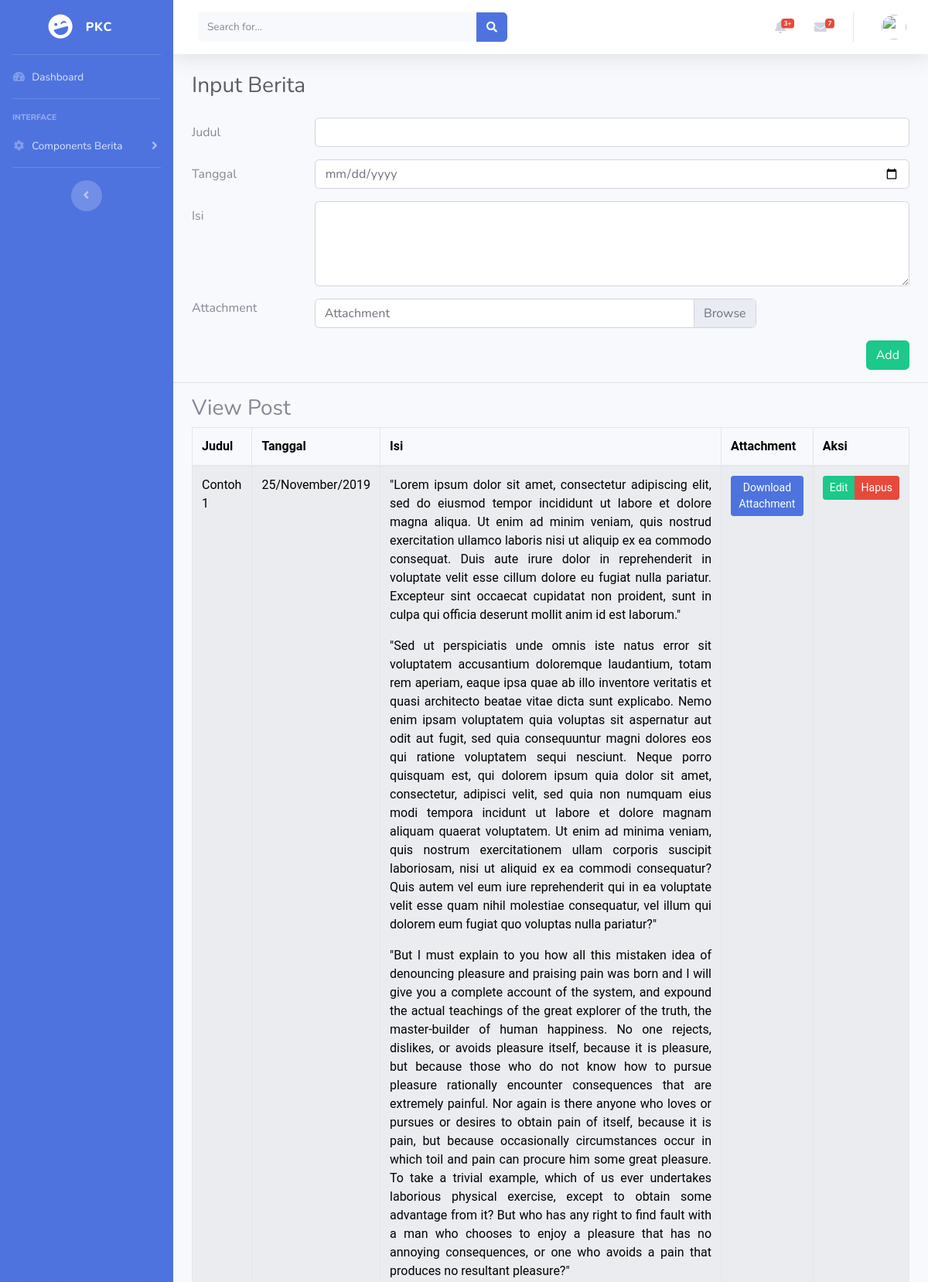
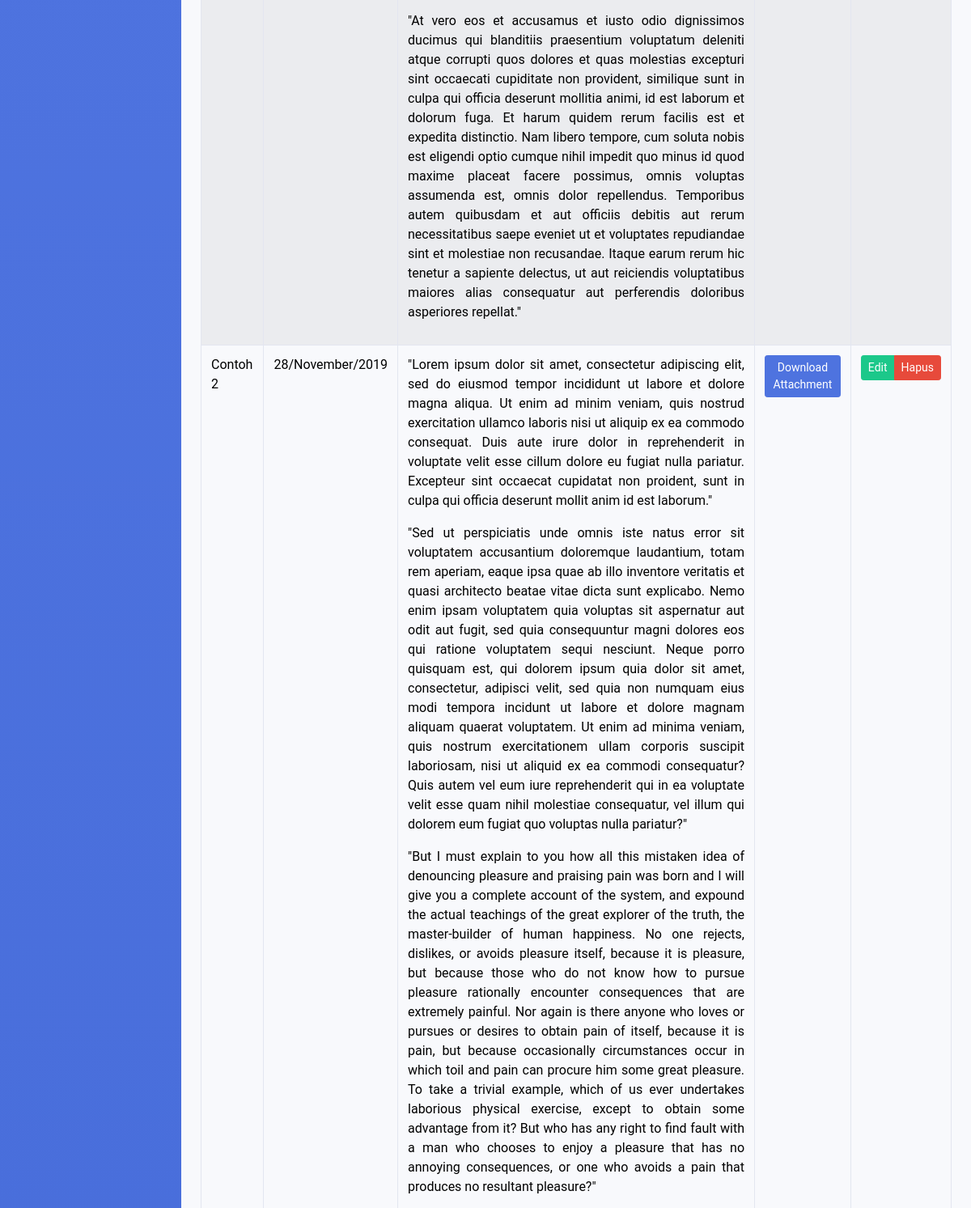
The app's page /index.php/user/post (upper part) with its own data (2 pictures, top to bottom).
### tables this page shows
CREATE TABLE `berita` (
  `id` int(11) NOT NULL,
  `judul` varchar(255) NOT NULL,
  `tanggal` date NOT NULL,
  `isi` text NOT NULL,
  `gambar` varchar(255) NOT NULL
);

### application/controllers/User.php (called while the page is built, shortened)
<?php
class User extends CI_Controller {
  public function __construct(){
    $this->load->library('form_validation');
    $this->load->model('User_model');
  }
  public function post(){
    $data['user'] = $this->db->get_where('user',['email' => $this->session->userdata('email')])->row_array();
    $data['berita'] = $this->User_model->getDataPost();
    $this->load->view('admin/post',$data);
  }
  }

### index.php (called while the page is built, shortened)
<?php
require_once BASEPATH.'core/CodeIgniter.php';

### application/models/User_model.php (called while the page is built, shortened)
<?php
class User_model extends CI_Model {
  public function getDataPost(){
    $this->db->select('lo.id,lo.judul,lo.tanggal,lo.isi,lo.gambar');
    $this->db->from('berita lo');
    $this->db->group_by('id');
    return $this->db->get()->result_array();
  }
}

### application/views/admin/post.php (the view, shortened to what this page needs)
<!DOCTYPE html>
<html lang="en">
<head>
  <link href="<?= base_url();?>assets/vendor/fontawesome-free/css/all.min.css" rel="stylesheet" type="text/css">
  <link href="<?= base_url();?>assets/css/sb-admin-2.min.css" rel="stylesheet">
</head>
<body id="page-top">
  <div id="wrapper">
    <ul class="navbar-nav bg-gradient-primary sidebar sidebar-dark accordion" id="accordionSidebar">
      <a class="sidebar-brand d-flex align-items-center justify-content-center" href="index.html">
        <div class="sidebar-brand-icon rotate-n-15">
          <i class="fas fa-laugh-wink"></i>
        </div>
        <div class="sidebar-brand-text mx-3">PKC</div>
      </a>
      <hr class="sidebar-divider my-0">
      <li class="nav-item">
        <a class="nav-link" href="index.html">
          <i class="fas fa-fw fa-tachometer-alt"></i>
          <span>Dashboard</span></a>
      </li>
      <hr class="sidebar-divider">
      <div class="sidebar-heading">
        Interface
      </div>
      <li class="nav-item">
        <a class="nav-link collapsed" href="#" data-toggle="collapse" data-target="#collapseTwo" aria-expanded="true" aria-controls="collapseTwo">
          <i class="fas fa-fw fa-cog"></i>
          <span>Components Berita</span>
        </a>
      </li>
      <hr class="sidebar-divider">
      <div class="text-center d-none d-md-inline">
        <button class="rounded-circle border-0" id="sidebarToggle"></button>
      </div>
    </ul>
    <div id="content-wrapper" class="d-flex flex-column">
      <div id="content">
        <nav class="navbar navbar-expand navbar-light bg-white topbar mb-4 static-top shadow">
          <form class="d-none d-sm-inline-block form-inline mr-auto ml-md-3 my-2 my-md-0 mw-100 navbar-search">
            <div class="input-group">
              <input type="text" class="form-control bg-light border-0 small" placeholder="Search for..." aria-label="Search" aria-describedby="basic-addon2">
              <div class="input-group-append">
                <button class="btn btn-primary" type="button">
                  <i class="fas fa-search fa-sm"></i>
                </button>
              </div>
            </div>
          </form>
          <ul class="navbar-nav ml-auto">
            <li class="nav-item dropdown no-arrow mx-1">
              <a class="nav-link dropdown-toggle" href="#" id="alertsDropdown" role="button" data-toggle="dropdown" aria-haspopup="true" aria-expanded="false">
                <i class="fas fa-bell fa-fw"></i>
                <span class="badge badge-danger badge-counter">3+</span>
              </a>
            </li>
            <li class="nav-item dropdown no-arrow mx-1">
              <a class="nav-link dropdown-toggle" href="#" id="messagesDropdown" role="button" data-toggle="dropdown" aria-haspopup="true" aria-expanded="false">
                <i class="fas fa-envelope fa-fw"></i>
                <span class="badge badge-danger badge-counter">7</span>
              </a>
            </li>
            <li class="nav-item dropdown no-arrow">
              <a class="nav-link dropdown-toggle" href="#" id="userDropdown" role="button" data-toggle="dropdown" aria-haspopup="true" aria-expanded="false">
                <img class="img-profile rounded-circle" src="https://source.unsplash.com/QAB-WJcbgJk/60x60">
              </a>
            </li>
          </ul>
        </nav>
        <div class="container-fluid">
          <h1 class="h3 mb-4 text-gray-800">Input Berita</h1>
          <?= form_open_multipart('user/tambahPost'); ?>
                <div class="form-group row">
                    <label for="judul" class="col-sm-2 col-form-label">Judul</label>
                    <div class="col-sm-10">
                      <input type="text" class="form-control" id="judul" name="judul">
                    </div>
              </div>
                <div class="form-group row">
                <label for="tanggal" class="col-sm-2 col-form-label">Tanggal</label>
                <div class="col-sm-10">
                  <input type="date" class="form-control" id="tanggal" name="tanggal" >
                </div>
            </div>
            <div class="form-group row">
                <label for="isi" class="col-sm-2 col-form-label">Isi</label>
                <div class="col-sm-10">
                  <textarea class="form-control texteditor" id="isi" name="isi" cols="50" rows="4" > </textarea>
                </div>
          </div>
              <div class="form-group row">
              <div class="col-sm-2">
                Attachment
              </div>
              <div class="col-sm-10">
                <div class="row">
                  <div class="col-sm-9">
                    <div class="custom-file">
                      <label class="custom-file-label" for="file">Attachment</label>
                    </div>
                  </div>
                </div>
              </div>
          </div>
          <div class="form-group row justify-content-end">
            <div class="col-sm-10">
            <button class="btn btn-success" type="submit" name="button" style="float:right">Add</button>
          </div>
        </div>
          </form>
        </div>
        <hr>
        <div class="container">
          <h3>View Post</h3>
            <div class="row">
              <div class="col-lg-12">
                <table id="table_id" class="table table-striped table-bordered ">
                  <thead>
                    <tr style="font-family: Roboto; color:black;">
                      <th>Judul</th>
                      <th>Tanggal</th>
                      <th>Isi</th>
                      <th>Attachment</th>
                      <th>Aksi</th>
                    </tr>
                  </thead>
                  <tbody>
                    <?php foreach ($berita as $lo):?>
                    <tr style="font-family: Roboto; color:black;">
                      <td><?=$lo['judul'];?></td>
                      <td><?= date("d/F/Y",strtotime($lo['tanggal'])); ?></td>
                      <td><?=$lo['isi'];?></td>
                      <td><a href="<?= base_url('assets/file/') . $lo['gambar'];?>"class="btn btn-sm btn-primary ">Download Attachment</a> </td>
                      <td>
                            <div class="btn-group">
                              <button type="button" class="btn btn-sm btn-success" data-toggle="modal" data-target="#editBerita<?= $lo['id']; ?>">
                                Edit
                              </button>
                              <a href="<?= base_url();?>user/hapusBerita/<?= $lo['id'];?>" class="btn btn-sm btn-danger" onclick="return confirm('yakin?');">Hapus</a>
                            </div>
                    </tr>
                    <?php endforeach; ?>
                  </tbody>
                </table>
              </div>
            </div>
          </div>
      </div>
    </div>
  </div>
</body>
</html>

### records on screen
berita: judul "Contoh 1", tanggal "25/November/2019", isi "\"Lorem ipsum dolor sit amet, consectetur adipiscing elit, sed do eiusmod tempor incididunt ut labore et dolore magna aliqua. Ut enim ad minim veniam, quis nostrud exercitation ullamco laboris nisi ut aliquip ex ea commodo consequat. Duis aute irure dolor in reprehenderit in voluptate velit esse cillum dolore eu fugiat nulla pariatur. Excepteur sint occaecat cupidatat non proident, sunt in culpa qui officia deserunt mollit anim id est laborum.\" \"Sed ut perspiciatis unde omnis iste natus error sit voluptatem accusantium doloremque laudantium, totam rem aperiam, eaque ipsa quae ab illo inventore veritatis et quasi architecto beatae vitae dicta sunt explicabo. Nemo enim ipsam voluptatem quia…"
berita: judul "Contoh 2", tanggal "28/November/2019", isi "\"Lorem ipsum dolor sit amet, consectetur adipiscing elit, sed do eiusmod tempor incididunt ut labore et dolore magna aliqua. Ut enim ad minim veniam, quis nostrud exercitation ullamco laboris nisi ut aliquip ex ea commodo consequat. Duis aute irure dolor in reprehenderit in voluptate velit esse cillum dolore eu fugiat nulla pariatur. Excepteur sint occaecat cupidatat non proident, sunt in culpa qui officia deserunt mollit anim id est laborum.\" \"Sed ut perspiciatis unde omnis iste natus error sit voluptatem accusantium doloremque laudantium, totam rem aperiam, eaque ipsa quae ab illo inventore veritatis et quasi architecto beatae vitae dicta sunt explicabo. Nemo enim ipsam voluptatem quia…"
